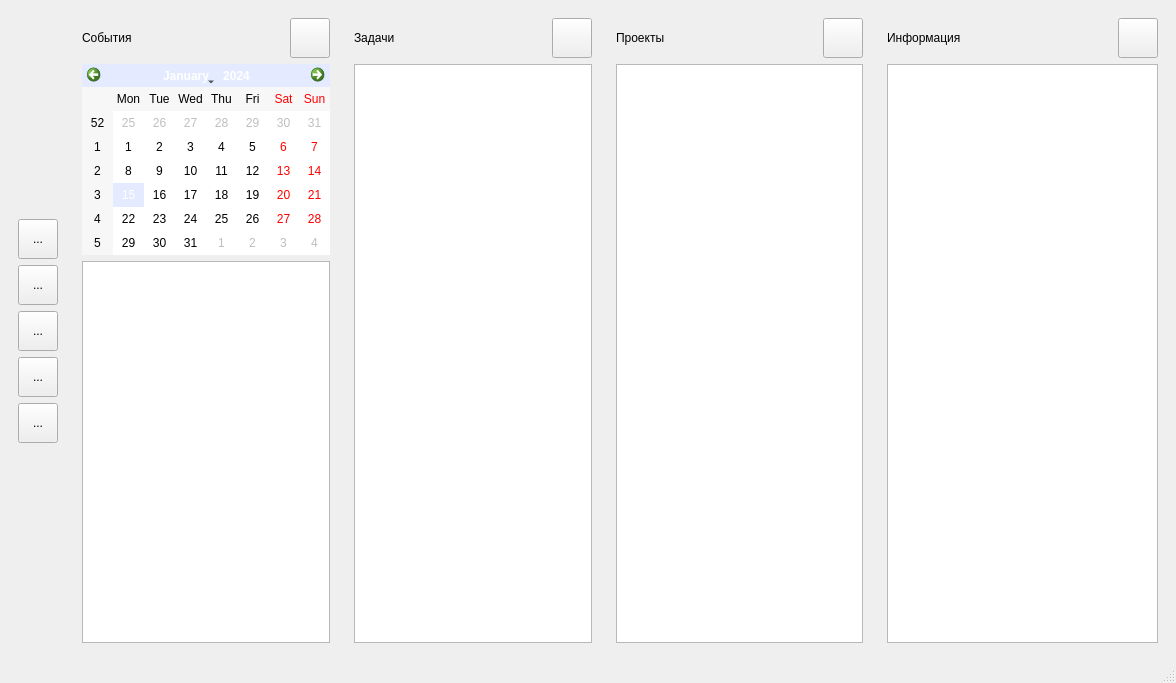
<?xml version="1.0" encoding="UTF-8"?>
<ui version="4.0">
 <class>MainWindow</class>
 <widget class="QMainWindow" name="MainWindow">
  <property name="geometry">
   <rect>
    <x>0</x>
    <y>0</y>
    <width>1176</width>
    <height>683</height>
   </rect>
  </property>
  <property name="palette">
   <palette>
    <active>
     <colorrole role="Highlight">
      <brush brushstyle="SolidPattern">
       <color alpha="255">
        <red>228</red>
        <green>234</green>
        <blue>255</blue>
       </color>
      </brush>
     </colorrole>
    </active>
    <inactive>
     <colorrole role="Highlight">
      <brush brushstyle="SolidPattern">
       <color alpha="255">
        <red>228</red>
        <green>234</green>
        <blue>255</blue>
       </color>
      </brush>
     </colorrole>
    </inactive>
    <disabled>
     <colorrole role="Highlight">
      <brush brushstyle="SolidPattern">
       <color alpha="255">
        <red>0</red>
        <green>120</green>
        <blue>215</blue>
       </color>
      </brush>
     </colorrole>
    </disabled>
   </palette>
  </property>
  <property name="windowTitle">
   <string>MainWindow</string>
  </property>
  <widget class="QWidget" name="centralwidget">
   <layout class="QHBoxLayout" name="horizontalLayout">
    <item>
     <widget class="QWidget" name="widget_3" native="true">
      <layout class="QVBoxLayout" name="verticalLayout">
       <item>
        <spacer name="verticalSpacer">
         <property name="orientation">
          <enum>Qt::Vertical</enum>
         </property>
         <property name="sizeHint" stdset="0">
          <size>
           <width>20</width>
           <height>192</height>
          </size>
         </property>
        </spacer>
       </item>
       <item>
        <widget class="QToolButton" name="toolButton">
         <property name="minimumSize">
          <size>
           <width>40</width>
           <height>40</height>
          </size>
         </property>
         <property name="maximumSize">
          <size>
           <width>40</width>
           <height>40</height>
          </size>
         </property>
         <property name="toolTip">
          <string>Главный экран</string>
         </property>
         <property name="text">
          <string>...</string>
         </property>
         <property name="icon">
          <iconset resource="res.qrc">
           <normaloff>:/home-free-icon-font.png</normaloff>:/home-free-icon-font.png</iconset>
         </property>
        </widget>
       </item>
       <item>
        <widget class="QToolButton" name="toolButton_2">
         <property name="minimumSize">
          <size>
           <width>40</width>
           <height>40</height>
          </size>
         </property>
         <property name="maximumSize">
          <size>
           <width>40</width>
           <height>40</height>
          </size>
         </property>
         <property name="toolTip">
          <string>Задачи</string>
         </property>
         <property name="text">
          <string>...</string>
         </property>
         <property name="icon">
          <iconset resource="res.qrc">
           <normaloff>:/list-check-free-icon-font.png</normaloff>:/list-check-free-icon-font.png</iconset>
         </property>
        </widget>
       </item>
       <item>
        <widget class="QToolButton" name="toolButton_3">
         <property name="minimumSize">
          <size>
           <width>40</width>
           <height>40</height>
          </size>
         </property>
         <property name="maximumSize">
          <size>
           <width>40</width>
           <height>40</height>
          </size>
         </property>
         <property name="toolTip">
          <string>События</string>
         </property>
         <property name="text">
          <string>...</string>
         </property>
         <property name="icon">
          <iconset resource="res.qrc">
           <normaloff>:/calendar-free-icon-font.png</normaloff>:/calendar-free-icon-font.png</iconset>
         </property>
        </widget>
       </item>
       <item>
        <widget class="QToolButton" name="toolButton_4">
         <property name="minimumSize">
          <size>
           <width>40</width>
           <height>40</height>
          </size>
         </property>
         <property name="maximumSize">
          <size>
           <width>40</width>
           <height>40</height>
          </size>
         </property>
         <property name="toolTip">
          <string>Проекты</string>
         </property>
         <property name="text">
          <string>...</string>
         </property>
         <property name="icon">
          <iconset resource="res.qrc">
           <normaloff>:/apps-free-icon-font.png</normaloff>:/apps-free-icon-font.png</iconset>
         </property>
        </widget>
       </item>
       <item>
        <widget class="QToolButton" name="toolButton_5">
         <property name="minimumSize">
          <size>
           <width>40</width>
           <height>40</height>
          </size>
         </property>
         <property name="maximumSize">
          <size>
           <width>40</width>
           <height>40</height>
          </size>
         </property>
         <property name="toolTip">
          <string>Информация</string>
         </property>
         <property name="text">
          <string>...</string>
         </property>
         <property name="icon">
          <iconset resource="res.qrc">
           <normaloff>:/bookmark-free-icon-font.png</normaloff>:/bookmark-free-icon-font.png</iconset>
         </property>
        </widget>
       </item>
       <item>
        <spacer name="verticalSpacer_2">
         <property name="orientation">
          <enum>Qt::Vertical</enum>
         </property>
         <property name="sizeHint" stdset="0">
          <size>
           <width>20</width>
           <height>191</height>
          </size>
         </property>
        </spacer>
       </item>
      </layout>
     </widget>
    </item>
    <item>
     <widget class="QWidget" name="w_Calendar" native="true">
      <layout class="QGridLayout" name="gridLayout_2" rowstretch="0,1,2" rowminimumheight="0,1,20">
       <item row="0" column="0">
        <widget class="QLabel" name="label_2">
         <property name="styleSheet">
          <string notr="true">font: 75 25pt &quot;Arial&quot;;</string>
         </property>
         <property name="text">
          <string>События</string>
         </property>
        </widget>
       </item>
       <item row="0" column="1">
        <spacer name="horizontalSpacer_2">
         <property name="orientation">
          <enum>Qt::Horizontal</enum>
         </property>
         <property name="sizeHint" stdset="0">
          <size>
           <width>299</width>
           <height>20</height>
          </size>
         </property>
        </spacer>
       </item>
       <item row="0" column="2">
        <widget class="QPushButton" name="addEvent">
         <property name="minimumSize">
          <size>
           <width>40</width>
           <height>40</height>
          </size>
         </property>
         <property name="maximumSize">
          <size>
           <width>40</width>
           <height>40</height>
          </size>
         </property>
         <property name="text">
          <string/>
         </property>
         <property name="icon">
          <iconset resource="res.qrc">
           <normaloff>:/plus-free-icon-font (1).png</normaloff>:/plus-free-icon-font (1).png</iconset>
         </property>
        </widget>
       </item>
       <item row="1" column="0" colspan="3">
        <widget class="QCalendarWidget" name="calendarWidget"/>
       </item>
       <item row="2" column="0" colspan="3">
        <widget class="QListView" name="listView"/>
       </item>
      </layout>
     </widget>
    </item>
    <item>
     <widget class="QWidget" name="w_Task" native="true">
      <layout class="QGridLayout" name="gridLayout">
       <item row="0" column="0">
        <widget class="QLabel" name="label">
         <property name="styleSheet">
          <string notr="true">font: 75 25pt &quot;Arial&quot;;</string>
         </property>
         <property name="text">
          <string>Задачи</string>
         </property>
        </widget>
       </item>
       <item row="0" column="1">
        <spacer name="horizontalSpacer">
         <property name="orientation">
          <enum>Qt::Horizontal</enum>
         </property>
         <property name="sizeHint" stdset="0">
          <size>
           <width>338</width>
           <height>20</height>
          </size>
         </property>
        </spacer>
       </item>
       <item row="0" column="2">
        <widget class="QPushButton" name="pushButton">
         <property name="minimumSize">
          <size>
           <width>40</width>
           <height>40</height>
          </size>
         </property>
         <property name="maximumSize">
          <size>
           <width>40</width>
           <height>40</height>
          </size>
         </property>
         <property name="toolTip">
          <string>Добавить задачу</string>
         </property>
         <property name="text">
          <string/>
         </property>
         <property name="icon">
          <iconset resource="res.qrc">
           <normaloff>:/plus-free-icon-font (1).png</normaloff>:/plus-free-icon-font (1).png</iconset>
         </property>
        </widget>
       </item>
       <item row="1" column="0" colspan="3">
        <widget class="QListView" name="TaskView">
         <property name="movement">
          <enum>QListView::Static</enum>
         </property>
         <property name="flow">
          <enum>QListView::TopToBottom</enum>
         </property>
        </widget>
       </item>
      </layout>
     </widget>
    </item>
    <item>
     <widget class="QWidget" name="w_Project" native="true">
      <layout class="QGridLayout" name="gridLayout_3">
       <item row="0" column="0">
        <widget class="QLabel" name="label_3">
         <property name="styleSheet">
          <string notr="true">font: 75 25pt &quot;Arial&quot;;</string>
         </property>
         <property name="text">
          <string>Проекты</string>
         </property>
        </widget>
       </item>
       <item row="0" column="1">
        <spacer name="horizontalSpacer_3">
         <property name="orientation">
          <enum>Qt::Horizontal</enum>
         </property>
         <property name="sizeHint" stdset="0">
          <size>
           <width>338</width>
           <height>20</height>
          </size>
         </property>
        </spacer>
       </item>
       <item row="0" column="2">
        <widget class="QPushButton" name="addProject">
         <property name="minimumSize">
          <size>
           <width>40</width>
           <height>40</height>
          </size>
         </property>
         <property name="maximumSize">
          <size>
           <width>40</width>
           <height>40</height>
          </size>
         </property>
         <property name="toolTip">
          <string>Добавить задачу</string>
         </property>
         <property name="text">
          <string/>
         </property>
         <property name="icon">
          <iconset resource="res.qrc">
           <normaloff>:/plus-free-icon-font (1).png</normaloff>:/plus-free-icon-font (1).png</iconset>
         </property>
        </widget>
       </item>
       <item row="1" column="0" colspan="3">
        <widget class="QTreeView" name="ProjectView"/>
       </item>
      </layout>
     </widget>
    </item>
    <item>
     <widget class="QWidget" name="w_Info" native="true">
      <layout class="QGridLayout" name="gridLayout_4">
       <item row="0" column="0">
        <widget class="QLabel" name="label_4">
         <property name="styleSheet">
          <string notr="true">font: 75 25pt &quot;Arial&quot;;</string>
         </property>
         <property name="text">
          <string>Информация</string>
         </property>
        </widget>
       </item>
       <item row="0" column="1">
        <spacer name="horizontalSpacer_4">
         <property name="orientation">
          <enum>Qt::Horizontal</enum>
         </property>
         <property name="sizeHint" stdset="0">
          <size>
           <width>338</width>
           <height>20</height>
          </size>
         </property>
        </spacer>
       </item>
       <item row="0" column="2">
        <widget class="QPushButton" name="addInfo">
         <property name="minimumSize">
          <size>
           <width>40</width>
           <height>40</height>
          </size>
         </property>
         <property name="maximumSize">
          <size>
           <width>40</width>
           <height>40</height>
          </size>
         </property>
         <property name="toolTip">
          <string>Добавить задачу</string>
         </property>
         <property name="text">
          <string/>
         </property>
         <property name="icon">
          <iconset resource="res.qrc">
           <normaloff>:/plus-free-icon-font (1).png</normaloff>:/plus-free-icon-font (1).png</iconset>
         </property>
        </widget>
       </item>
       <item row="1" column="0" colspan="3">
        <widget class="QListView" name="InfoView">
         <property name="movement">
          <enum>QListView::Static</enum>
         </property>
         <property name="flow">
          <enum>QListView::TopToBottom</enum>
         </property>
        </widget>
       </item>
      </layout>
     </widget>
    </item>
   </layout>
  </widget>
  <widget class="QStatusBar" name="statusbar"/>
 </widget>
 <resources>
  <include location="res.qrc"/>
 </resources>
 <connections/>
</ui>
